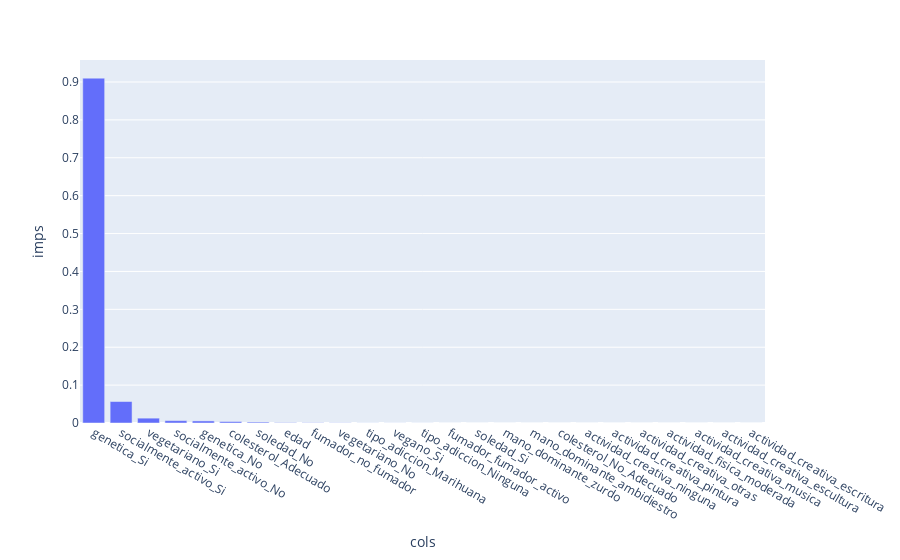

Here is the notebook cell this chart was saved with:
### Markdown cell above
### 5.1 Aplicación de feature_selection al modelo Decission Tree Classifier

### Code cell
col_sorted_by_importance=dt_classifier.feature_importances_.argsort()
feat_imp=pd.DataFrame({
    'cols':X.columns[col_sorted_by_importance],
    'imps':dt_classifier.feature_importances_[col_sorted_by_importance]
})

import plotly_express as px
px.bar(feat_imp.sort_values(by="imps", ascending=False).sort_values(by="imps", ascending=False).iloc[0:25]
       , x='cols', y='imps')

### Figure 1 — Plotly figure (JSON) as saved in the notebook; plotly's stock layout.template omitted (floating-point values rounded to 4 significant figures)
{"data": [{"alignmentgroup": "True", "hovertemplate": "cols=%{x}<br>imps=%{y}<extra></extra>", "legendgroup": "", "marker": {"color": "#636efa"}, "name": "", "offsetgroup": "", "orientation": "v", "showlegend": false, "textposition": "auto", "type": "bar", "x": ["genetica_Si", "socialmente_activo_Si", "vegetariano_Si", "socialmente_activo_No", "genetica_No", "colesterol_Adecuado", "soledad_No", "edad", "fumador_no_fumador", "vegetariano_No", "tipo_adiccion_Marihuana", "vegano_Si", "tipo_adiccion_Ninguna", "fumador_fumador_activo", "soledad_Si", "mano_dominante_zurdo", "mano_dominante_ambidiestro", "colesterol_No_Adecuado", "actividad_creativa_ninguna", "actividad_creativa_pintura", "actividad_creativa_otras", "actividad_fisica_moderada", "actividad_creativa_musica", "actividad_creativa_escultura", "actividad_creativa_escritura"], "xaxis": "x", "y": [0.9102, 0.05667, 0.0128, 0.006219, 0.005477, 0.003745, 0.002372, 0.0008916, 0.0006518, 0.0004761, 0.0001836, 0.0001586, 0.0001428, 4.308e-05, 0, 0, 0, 0, 0, 0, 0, 0, 0, 0, 0], "yaxis": "y"}], "layout": {"barmode": "relative", "legend": {"tracegroupgap": 0}, "margin": {"t": 60}, "xaxis": {"anchor": "y", "domain": [0, 1], "title": {"text": "cols"}}, "yaxis": {"anchor": "x", "domain": [0, 1], "title": {"text": "imps"}}}}
